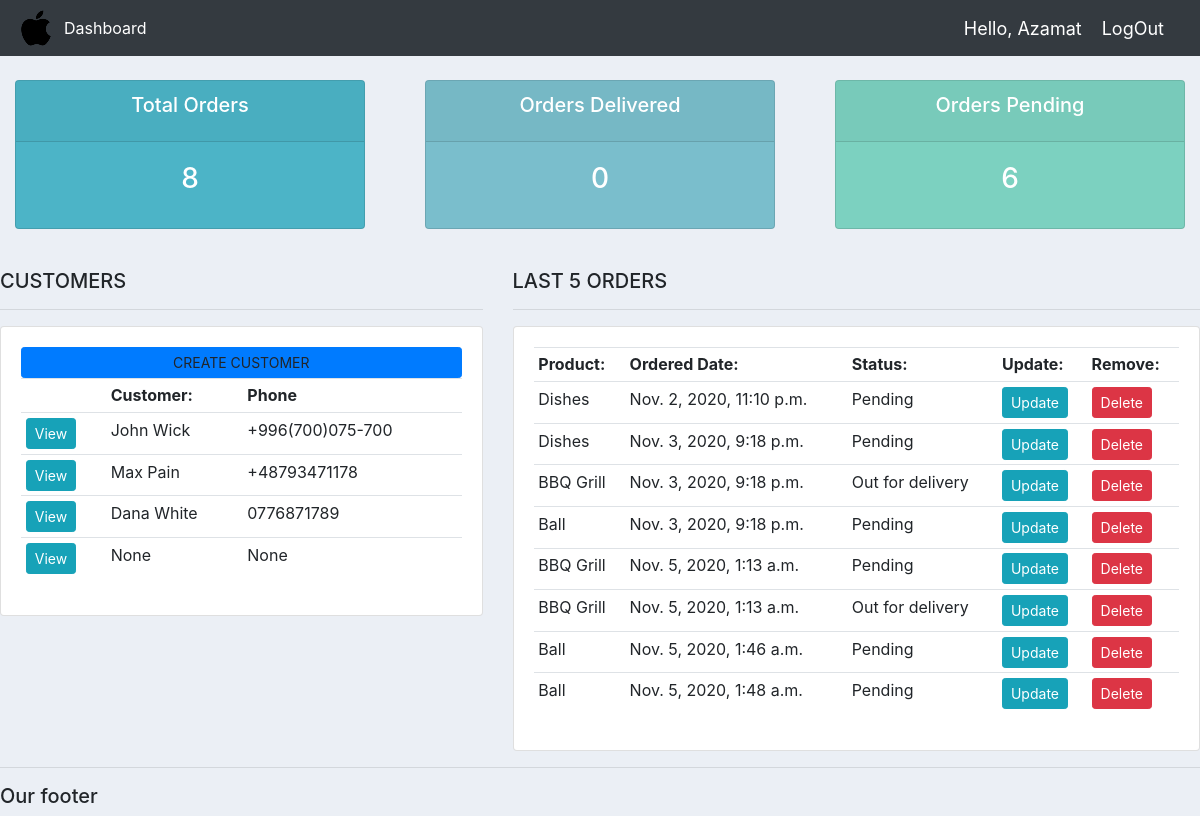
The app's page / (signed in), older data.
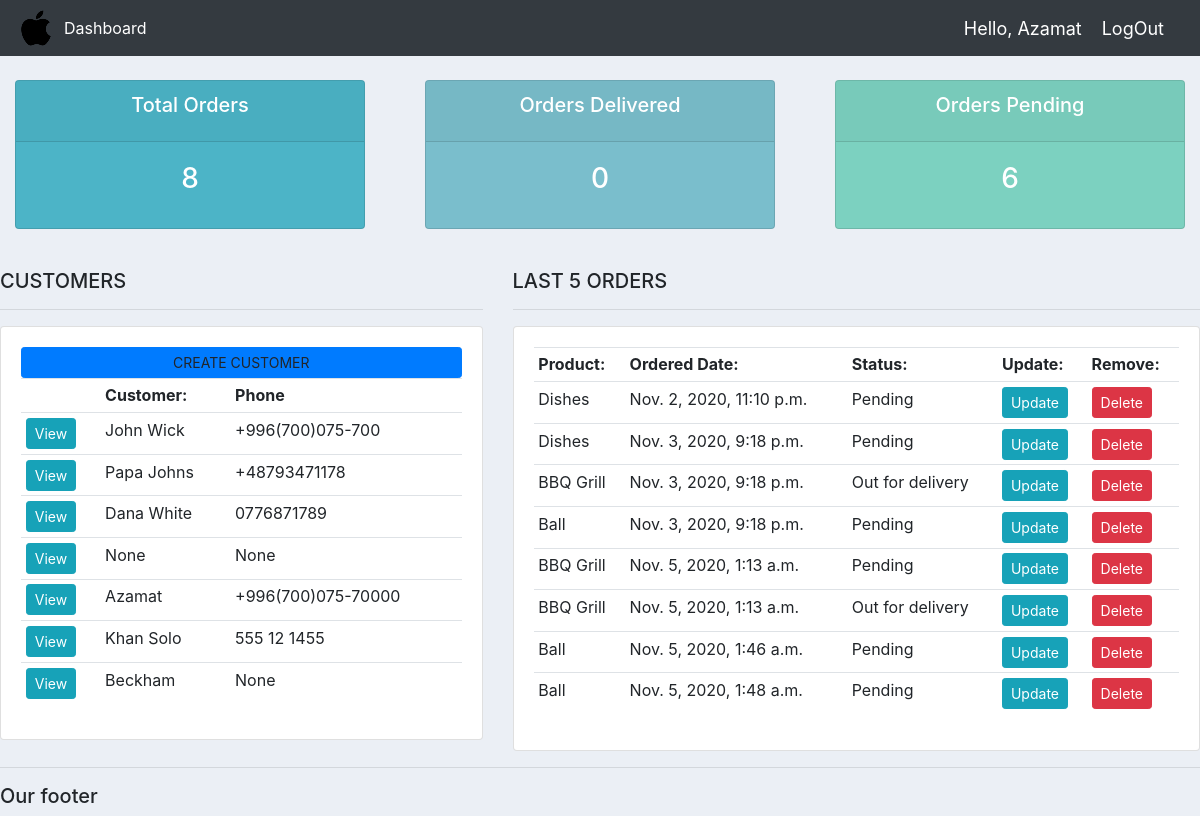
The same page, newer data.
### accounts/models.py (models this page shows, shortened)
class Customer(models.Model):
    user = models.OneToOneField(User, null=True, blank=True, on_delete=models.CASCADE)
    name = models.CharField(max_length=255, null=True)
    phone = models.CharField(max_length=255, null=True)
    email = models.CharField(max_length=255, null=True)
    profile_pic = models.ImageField(default="profile.gif", null=True, blank=True)
    date_created = models.DateTimeField(auto_now_add=True, null=True)

class Order(models.Model):
    STATUS = (
        ('Pending', 'Pending'),
        ('Out for delivery', 'Out for delivery'),
        ('Delivered', 'Delivered'),
        )
    customer = models.ForeignKey(Customer, null=True, on_delete=models.SET_NULL)
    product = models.ForeignKey(Product, null=True, on_delete=models.SET_NULL)
    date_created = models.DateTimeField(auto_now_add=True, null=True)
    status = models.CharField(max_length=255, null=True, choices=STATUS)
    note = models.CharField(max_length=1000, null=True)

class Product(models.Model):
    CATEGORY = (
        ('indoor', 'Indoor'),
        ('Outdoor', 'Outdoor'),
        )
    name = models.CharField(max_length=255, null=True)
    price = models.FloatField(null=True)
    category = models.CharField(max_length=255, null=True, choices=CATEGORY)
    description = models.CharField(max_length=255, null=True, blank=True)
    date_created = models.DateTimeField(auto_now_add=True, null=True)
    tags = models.ManyToManyField(Tag)
    def __str__(self):
        return self.name

### accounts/decorators.py (the view)
    def wrapper_function(request, *args, **kwargs):
        group = None
        if request.user.groups.exists():
            group = request.user.groups.all()[0].name
        if group == 'Customer':
            return redirect('user-page')
        if group == 'Admin':
            return view_func(request, *args, **kwargs)

### accounts/views.py (called while the page is built)
@login_required(login_url='login')  # first that will see user is to login
@admin_only    # allows only admins, customers will see only particular info
def home(request):
    orders = Order.objects.all()
    customers = Customer.objects.all()
    total_customers = customers.count()
    total_orders = orders.count()
    delivered = orders.filter(status='Delivered').count()
    pending = orders.filter(status='Pending').count()
    context = {'orders': orders, 'customers': customers, 'total_customers': total_customers,
               'total_orders': total_orders, 'delivered':delivered, 'pending': pending}
    return render(request, 'accounts/dashboard.html', context)

### accounts/templates/accounts/dashboard.html
{% extends 'accounts/main.html' %}
{% block content %}
{% include 'accounts/status.html' %}
<br>
<div class="row">
    <div class="col-md-5">
        <h5>CUSTOMERS</h5>
        <hr>
        <div class="card card-body">
            <a class="btn btn-primary btn-sm btn-block">CREATE CUSTOMER
            </a>
            <table class="table table-sm">
                <tr>
                    <th></th>
                    <th>Customer:</th>
                    <th>Phone</th>
                </tr>
                {% for customer in customers %}
                    <tr>
                        <td><a class="btn btn-sm btn-info" href="{% url 'customer' customer.id %}">View</a></td>
                        <td>{{customer.name}}</td>
                        <td>{{customer.phone}}</td>
                    </tr>
                {% endfor %}
            </table>
        </div>
    </div>
    <div class="col-md-7">
        <h5>LAST 5 ORDERS</h5>
        <hr>
        <div class="card card-body">
            <table class="table table-sm">
                <tr>
                    <th>Product:</th>
                    <th>Ordered Date:</th>
                    <th>Status:</th>
                    <th>Update:</th>
                    <th>Remove:</th>
                </tr>
                {% for order in orders %}
                    <tr>
                        <td>{{order.product}}</td>
                        <td>{{order.date_created}}</td>
                        <td>{{order.status}}</td>
                        <td><a class="btn btn-sm btn-info" href="{% url 'update_order' order.id %}">Update</a></td>
                        <td><a class="btn btn-sm btn-danger" href="{% url 'delete_order' order.id %}">Delete</a></td>
                    </tr>
                {% endfor %}
            </table>
        </div>
    </div>
</div>
{% endblock %}

### accounts/templates/accounts/main.html (shortened to what this page needs)
{% load static %}
<!doctype html>
<html lang="en">
<head>
    <link rel="stylesheet" href="https://stackpath.bootstrapcdn.com/bootstrap/4.3.1/css/bootstrap.min.css">
    <link rel="stylesheet" href="{% static '/css/main.css' %}" type="text/css">
</head>
<body>
    {% include 'accounts/navbar.html' %}
    {% block content %}
    {% endblock %}
    <hr>
    <h5>Our footer</h5>
</body>
</html>

### accounts/templates/accounts/navbar.html (shortened to what this page needs)
{% load static %}
<nav class="navbar navbar-expand-lg navbar-dark bg-dark">
  <img src="{% static 'images/logo.png' %}">
  <div class="collapse navbar-collapse" id="navbarNav">
    <ul class="navbar-nav">
      {% if request.user.is_staff %}
      <li class="nav-item active">
        <a class="nav-link" href="{% url 'home' %}">Dashboard</a>
      </li>
      {% else %}
      <li class="nav-item">
        <a class="nav-link" href="{% url 'products' %}">Products</a>
      </li>
      {% endif %}
    </ul>
  </div>
  <span class="hello-msg">Hello, {{ request.user }}</span>
  <span><a class="hello-msg" href="{% url 'logout' %}">LogOut</a></span>
</nav>

### accounts/templates/accounts/status.html
<br>
<div class="row">
    <div class="col">
        <div class="col-md">
            <div class="card text-center text-white mb-3" id="total-orders">
                <div class="card-header">
                    <h5 class="card-title">Total Orders</h5>
                </div>
                <div class="card-body">
                    <h3 class="card-title">{{total_orders}}</h3>
                </div>
            </div>
        </div>
    </div>
    <div class="col">
        <div class="col-md">
            <div class="card text-center text-white mb-3" id="orders-delivered">
                <div class="card-header">
                    <h5 class="card-title">Orders Delivered</h5>
                </div>
                <div class="card-body">
                    <h3 class="card-title">{{delivered}}</h3>
                </div>
            </div>
        </div>
    </div>
        <div class="col">
        <div class="col-md">
            <div class="card text-center text-white mb-3" id="orders-pending">
                <div class="card-header">
                    <h5 class="card-title">Orders Pending</h5>
                </div>
                <div class="card-body">
                    <h3 class="card-title">{{pending}}</h3>
                </div>
            </div>
        </div>
    </div>
</div>

### static/css/main.css (style rules this page uses)
body { background-color: #ebeff5; }
#total-orders { background-color: #4cb4c7; }
#orders-delivered { background-color: #7abecc; }
#orders-pending { background-color: #7CD1C0; }

### accounts/templates/accounts/navbar.html (style rules this page uses)
.hello-msg { font-size: 18px; color: #fff; margin-right: 20px; }

Row changes from the older to the newer data that the page shows:
changed Customer: name "Max Pain" → "Papa Johns"
added Customer: name "Azamat", phone "+996(700)075-70000"
added Customer: name "Khan Solo", phone "555 12 1455"
added Customer: name "Beckham", phone "None"
